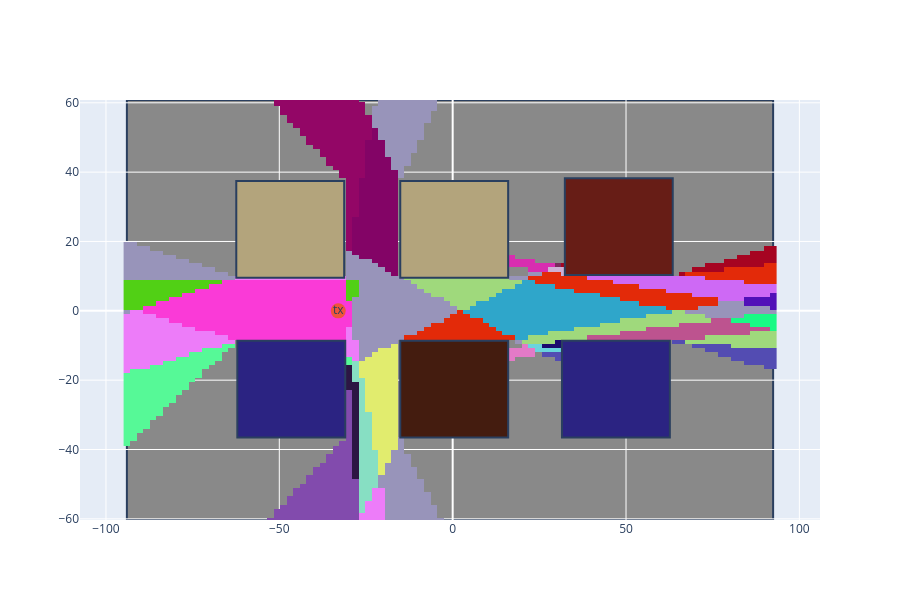

Notebook cell for this chart:
### Markdown cell above
## Plotting a Multipath Lifetime Map

From the previous simulation, and thanks to your utility functions,
plotting an MCM can be performed in a few lines.

### Code cell
# We renumber unique indices to be between 0 and num_unique_cell_ids (excluded)
# Because `jax.numpy.unique` sorts entries, the first cell id will always refer to
# the 'no multipath' cell, if it exists.
unique_ids, renumbered_cell_ids = jnp.unique(cell_ids, return_inverse=True)
renumbered_cell_ids = renumbered_cell_ids.reshape(cell_ids.shape)
renumbered_cell_hashes = {
    i: cell_hashes[int(id_)] for i, id_ in enumerate(unique_ids)
}
# We create a discrete colorscale
colorscale = create_discrete_colorscale(
    renumbered_cell_ids,
    renumbered_cell_hashes,
    first_is_multipath_cell=bool(~has_multipath.all()),
)

with reuse() as fig:
    tx_x, tx_y, _ = scene_grid.transmitters.reshape(3, 1)
    draw_mesh_2d(scene.mesh, fig)
    fig.add_scatter(
        x=tx_x,
        y=tx_y,
        mode="markers+text",
        text=["tx"],
        marker={"color": "#EF553B", "size": 15},
        showlegend=False,
    )
    fig.add_heatmap(
        z=np.asarray(renumbered_cell_ids),
        x=np.asarray(x[0, :]),
        y=np.asarray(y[:, 0]),
        colorscale=colorscale,
        showscale=False,
    )

    fig.update_layout(
        height=600,
        xaxis={"range": [x.min(), x.max()]},
        yaxis={
            "range": [y.min(), y.max()],
            "scaleanchor": "x",
            "scaleratio": 1,
        },
    )

fig

### Figure 1 — Plotly figure (JSON) as saved in the notebook; plotly's stock layout.template omitted (floating-point values rounded to 4 significant figures; data arrays with more than 128 entries replaced by an {"elided": "..."} marker saying what was removed)
{"data": [{"marker": {"color": "#EF553B", "size": 15}, "mode": "markers+text", "showlegend": false, "text": ["tx"], "type": "scatter", "x": [-33], "y": [0]}, {"colorscale": [[0, "rgba(0,0,0,0)"], [0.03704, "rgba(0,0,0,0)"], [0.03704, "rgb(130,75,173)"], [0.07407, "rgb(130,75,173)"], [0.07407, "rgb(237,124,249)"], [0.1111, "rgb(237,124,249)"], [0.1111, "rgb(152,148,186)"], [0.1481, "rgb(152,148,186)"], [0.1481, "rgb(135,223,195)"], [0.1852, "rgb(135,223,195)"], [0.1852, "rgb(44,22,67)"], [0.2222, "rgb(44,22,67)"], [0.2222, "rgb(225,236,110)"], [0.2593, "rgb(225,236,110)"], [0.2593, "rgb(86,249,151)"], [0.2963, "rgb(86,249,151)"], [0.2963, "rgb(83,76,178)"], [0.3333, "rgb(83,76,178)"], [0.3333, "rgb(227,122,199)"], [0.3704, "rgb(227,122,199)"], [0.3704, "rgb(105,212,221)"], [0.4074, "rgb(105,212,221)"], [0.4074, "rgb(27,11,110)"], [0.4444, "rgb(27,11,110)"], [0.4444, "rgb(159,217,124)"], [0.4815, "rgb(159,217,124)"], [0.4815, "rgb(250,58,215)"], [0.5185, "rgb(250,58,215)"], [0.5185, "rgb(227,42,9)"], [0.5556, "rgb(227,42,9)"], [0.5556, "rgb(47,166,202)"], [0.5926, "rgb(47,166,202)"], [0.5926, "rgb(189,83,143)"], [0.6296, "rgb(189,83,143)"], [0.6296, "rgb(24,250,133)"], [0.6667, "rgb(24,250,133)"], [0.6667, "rgb(81,208,21)"], [0.7037, "rgb(81,208,21)"], [0.7037, "rgb(81,16,184)"], [0.7407, "rgb(81,16,184)"], [0.7407, "rgb(206,105,245)"], [0.7778, "rgb(206,105,245)"], [0.7778, "rgb(131,4,102)"], [0.8148, "rgb(131,4,102)"], [0.8148, "rgb(206,176,212)"], [0.8519, "rgb(206,176,212)"], [0.8519, "rgb(166,4,33)"], [0.8889, "rgb(166,4,33)"], [0.8889, "rgb(216,45,176)"], [0.9259, "rgb(216,45,176)"], [0.9259, "rgb(122,42,94)"], [0.963, "rgb(122,42,94)"], [0.963, "rgb(147,6,102)"], [1, "rgb(147,6,102)"]], "showscale": false, "type": "heatmap", "x": [-93.97, -92.08, -90.2, -88.32, -86.44, -84.55, -82.67, -80.79, -78.9, -77.02, -75.14, -73.26, -71.37, -69.49, -67.61, -65.72, -63.84, -61.96, -60.08, -58.19, -56.31, -54.43, -52.55, -50.66, -48.78, -46.9, -45.01, -43.13, -41.25, -39.37, -37.48, -35.6, -33.72, -31.84, -29.95, -28.07, -26.19, -24.3, -22.42, -20.54, -18.66, -16.77, -14.89, -13.01, -11.12, -9.242, -7.359, -5.477, -3.594, -1.711, 0.1717, 2.054, 3.937, 5.82, 7.703, 9.585, 11.47, 13.35, 15.23, 17.12, 19.0, 20.88, 22.76, 24.65, 26.53, 28.41, 30.3, 32.18, 34.06, 35.94, 37.83, 39.71, 41.59, 43.48, 45.36, 47.24, 49.12, 51.01, 52.89, 54.77, 56.65, 58.54, 60.42, 62.3, 64.19, 66.07, 67.95, 69.83, 71.72, 73.6, 75.48, 77.36, 79.25, 81.13, 83.01, 84.9, 86.78, 88.66, 90.54, 92.43], "y": [-60.33, -59.11, -57.88, -56.66, -55.44, -54.21, -52.99, -51.77, -50.54, -49.32, -48.09, -46.87, -45.65, -44.42, -43.2, -41.98, -40.75, -39.53, -38.31, -37.08, -35.86, -34.63, -33.41, -32.19, -30.96, -29.74, -28.52, -27.29, -26.07, -24.85, -23.62, -22.4, -21.17, -19.95, -18.73, -17.5, -16.28, -15.06, -13.83, -12.61, -11.39, -10.16, -8.939, -7.715, -6.491, -5.268, -4.044, -2.821, -1.597, -0.3733, 0.8503, 2.074, 3.298, 4.521, 5.745, 6.968, 8.192, 9.416, 10.64, 11.86, 13.09, 14.31, 15.53, 16.76, 17.98, 19.2, 20.43, 21.65, 22.88, 24.1, 25.32, 26.55, 27.77, 28.99, 30.22, 31.44, 32.66, 33.89, 35.11, 36.34, 37.56, 38.78, 40.01, 41.23, 42.45, 43.68, 44.9, 46.12, 47.35, 48.57, 49.8, 51.02, 52.24, 53.47, 54.69, 55.91, 57.14, 58.36, 59.58, 60.81], "z": {"elided": "100x100 int values"}}], "layout": {"height": 600, "scene": {"aspectmode": "data"}, "shapes": [{"fillcolor": "rgb(43, 35, 130)", "type": "rect", "x0": -62.11, "x1": -30.99, "y0": -36.5, "y1": -8.613}, {"fillcolor": "rgb(68, 28, 15)", "type": "rect", "x0": -15.12, "x1": 16.0, "y0": -36.5, "y1": -8.613}, {"fillcolor": "rgb(43, 35, 130)", "type": "rect", "x0": 31.52, "x1": 62.64, "y0": -36.5, "y1": -8.613}, {"fillcolor": "rgb(179, 164, 124)", "type": "rect", "x0": -15.12, "x1": 16.0, "y0": 9.572, "y1": 37.46}, {"fillcolor": "rgb(179, 164, 124)", "type": "rect", "x0": -62.41, "x1": -31.29, "y0": 9.572, "y1": 37.46}, {"fillcolor": "rgb(103, 29, 22)", "type": "rect", "x0": 32.36, "x1": 63.48, "y0": 10.34, "y1": 38.22}, {"fillcolor": "rgb(137, 137, 137)", "layer": "below", "type": "rect", "x0": -93.97, "x1": 92.43, "y0": -60.33, "y1": 60.81}], "xaxis": {"range": [-93.97, 92.43]}, "yaxis": {"range": [-60.33, 60.81], "scaleanchor": "x", "scaleratio": 1}}}
